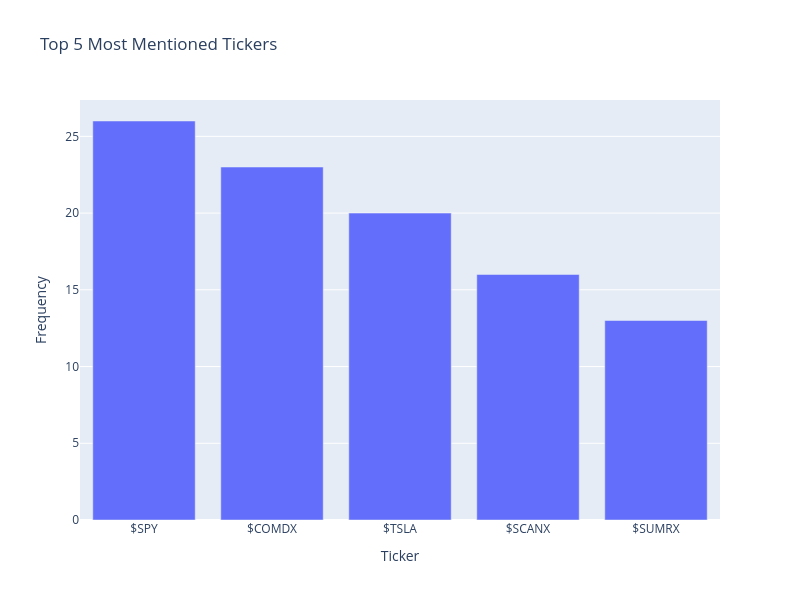

Here is the notebook cell this chart was saved with:
### Markdown cell above
## 6 Tickers Ditribution

### Code cell
all_tickers = [t for sublist in df['tickers'] for t in sublist]
ticker_freq = Counter(all_tickers)
top_tickers = ticker_freq.most_common(5)
tickers_x = [t[0] for t in top_tickers]
tickers_y = [t[1] for t in top_tickers]

fig = go.Figure(data=[go.Bar(
x=tickers_x,
y=tickers_y,
textposition='outside'
)])

fig.update_layout(
title="Top 5 Most Mentioned Tickers",
xaxis_title="Ticker",
yaxis_title="Frequency",
width=800,
height=600
)

### Figure 1 — Plotly figure (JSON) as saved in the notebook; plotly's stock layout.template omitted (floating-point values rounded to 4 significant figures)
{"data": [{"textposition": "outside", "type": "bar", "x": ["$SPY", "$COMDX", "$TSLA", "$SCANX", "$SUMRX"], "y": [26, 23, 20, 16, 13]}], "layout": {"height": 600, "title": {"text": "Top 5 Most Mentioned Tickers"}, "width": 800, "xaxis": {"title": {"text": "Ticker"}}, "yaxis": {"title": {"text": "Frequency"}}}}
